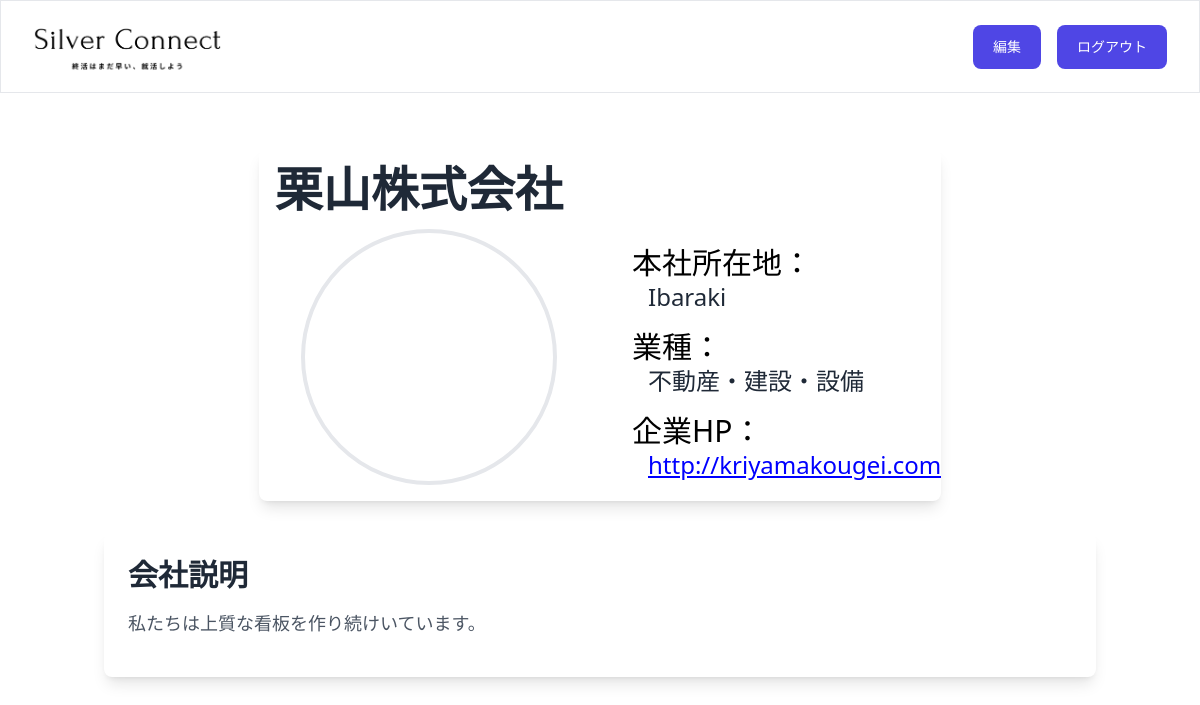
The page /test_list/company/1/mypage/ (signed in) on the database its author committed.
### main_func/models.py (models this page shows)
class Company(models.Model):
    company_uid = models.UUIDField(default=uuid.uuid4, editable=True, unique=True)
    company_id = models.ForeignKey(CustomUser, on_delete=models.CASCADE)#users紐付け
    created_at = models.DateTimeField(auto_now_add=True)
    updated_at = models.DateTimeField(auto_now=True)
    name = models.CharField(max_length=255,blank=True, null=True)
    address = models.CharField(max_length=255, blank=True, null=True)
    industry = models.CharField(verbose_name="業種",choices=settings.INDUSTRIES,max_length=13,default="選択なし")
    homepage_url = models.URLField(max_length=200, blank=True, null=True)
    description = models.TextField(blank=True, null=True)
    pic_path = models.ImageField(upload_to=Path('/images/company_pics/'), blank=True, null=True)
    company_uid = models.UUIDField(default=uuid.uuid4, editable=True, unique=True)#企業ごとのUUIDを設定→URLに接続

### main_func/views.py (the view)
# urls.py: path('test_list/company/<int:pk>/mypage/', views.DetailCompanyView.as_view(), name='company_my_page'),
class DetailCompanyView(LoginRequiredMixin, DetailView):
    template_name = 'mypage_offering.html'
    model = Company

### templates/offering/mypage_offering.html (shortened to what this page needs)
<!DOCTYPE html>
<html>
<head>
    <script src="https://cdn.tailwindcss.com"></script>
    <link href="https://cdn.jsdelivr.net/npm/daisyui@4.4.12/dist/full.min.css" rel="stylesheet" type="text/css" />
    <script src="https://cdn.tailwindcss.com"></script>
</head>
<body>
    <header>
        <div class="mx-auto px-4 py-2 sm:px-6 sm:py-4 lg:px-8 border bg-white">
          <div class="sm:flex sm:items-center sm:justify-between">
            {% load static %}
            <div class="text-center sm:text-left w-1/6">
              <img src="{% static 'imgs/logo.png' %}">
            </div>
            <div class="mt-4 flex flex-col gap-4 sm:mt-0 sm:flex-row sm:items-center">
                <div class="mt-4 flex flex-col gap-4 sm:mt-0 sm:flex-row sm:items-center">
                    <button
                    class="block rounded-lg bg-indigo-600 px-5 py-3 text-sm font-medium text-white transition hover:bg-indigo-700 focus:outline-none focus:ring"
                    type="button"><a href="{% url 'main_func:search_company_update' %}">
                    編集</a>
                    </button>
                    <button
                        class="block rounded-lg bg-indigo-600 px-5 py-3 text-sm font-medium text-white transition hover:bg-indigo-700 focus:outline-none focus:ring"
                        type="button"><a href="{% url 'accounts:logout'%}">
                        ログアウト</a>
                    </button>
                </div>
            </div>
          </div>
        </div>
    </header>
    <div class="container mx-auto mt-8 flex flex-wrap justify-center">
        <div class="w-full md:w-4/5 lg:w-2/3 bg-white rounded-lg overflow-hidden shadow-lg mb-8">
            <div class="">
                <h2 class="text-5xl font-semibold text-gray-800 mb-4 mr-4 ml-4 mt-4 whitespace-nowrap overflow-ellipsis">{{ object.name }}</h2>
                <div class="p06 flex">
                    <div class="w-1/2">
                        <div class="w-48 h-48 md:w-64 md:h-64 mb-4 rounded-full overflow-hidden border-4 border-gray-200 mx-auto">
                        </div>
                    </div>
                    <div class="w-1/2 pl-8">
                        <div class="mt-4 text-left">
                            <p class="text-3xl text-black overflow-ellipsis">本社所在地：</p>
                            <p class="text-2xl text-gray-800 mb-4 ml-4">{{ object.address }}</p>
                            <p class="text-3xl text-black whitespace-nowrap overflow-ellipsis">業種：</p>
                            <p class="text-2xl text-gray-800 mb-4 ml-4">{{ object.industry }}</p>
                            <p class="text-3xl text-black whitespace-nowrap overflow-ellipsis">企業HP：</p>
                            <p class="text-2xl  whitespace-nowrap overflow-ellipsis ml-4 mb-4">
                                <a href="{{ object.homepage_url }}" target="_blank" style="color: blue;" class="underline">
                                    {{ object.homepage_url }}
                                </a>
                            </p>
                        </div>
                    </div>
                </div>
            </div>
        </div>
        <div class="w-full md:w-full lg:w-full bg-white rounded-lg overflow-hidden shadow-lg mb-8 mx-4">
            <div class="p-6">
                <h2 class="text-3xl font-semibold text-gray-800 mb-4">会社説明</h2>
                <div class="mb-4">
                    <p class="text-lg text-gray-600">{{ object.description }}</p>
                </div>
            </div>
        </div>
    </div>
</body>
</html>

### rows shown on the page
Company: name "栗山株式会社", address "Ibaraki", industry "不動産・建設・設備", homepage_url "http://kriyamakougei.com", description "私たちは上質な看板を作り続けいています。"
